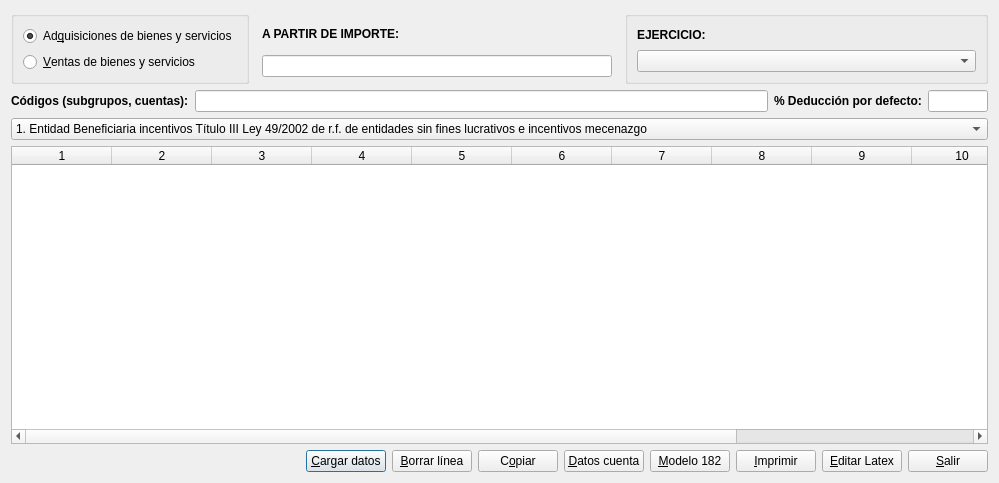
<?xml version="1.0" encoding="UTF-8"?>
<ui version="4.0">
 <author>José Manuel Díez Botella</author>
 <class>relop</class>
 <widget class="QDialog" name="relop">
  <property name="geometry">
   <rect>
    <x>0</x>
    <y>0</y>
    <width>999</width>
    <height>483</height>
   </rect>
  </property>
  <property name="windowTitle">
   <string>Relación de operaciones con terceras personas según diario</string>
  </property>
  <layout class="QVBoxLayout" name="verticalLayout">
   <item>
    <layout class="QHBoxLayout">
     <property name="spacing">
      <number>6</number>
     </property>
     <property name="leftMargin">
      <number>0</number>
     </property>
     <property name="topMargin">
      <number>0</number>
     </property>
     <property name="rightMargin">
      <number>0</number>
     </property>
     <property name="bottomMargin">
      <number>0</number>
     </property>
     <item>
      <widget class="QGroupBox" name="groupBox">
       <property name="title">
        <string/>
       </property>
       <layout class="QVBoxLayout">
        <property name="spacing">
         <number>6</number>
        </property>
        <property name="leftMargin">
         <number>9</number>
        </property>
        <property name="topMargin">
         <number>9</number>
        </property>
        <property name="rightMargin">
         <number>9</number>
        </property>
        <property name="bottomMargin">
         <number>9</number>
        </property>
        <item>
         <widget class="QRadioButton" name="radioButton1">
          <property name="text">
           <string>Ad&amp;quisiciones de bienes y servicios</string>
          </property>
          <property name="checked">
           <bool>true</bool>
          </property>
         </widget>
        </item>
        <item>
         <widget class="QRadioButton" name="radioButton2">
          <property name="text">
           <string>&amp;Ventas de bienes y servicios</string>
          </property>
         </widget>
        </item>
       </layout>
      </widget>
     </item>
     <item>
      <layout class="QVBoxLayout">
       <property name="spacing">
        <number>4</number>
       </property>
       <property name="leftMargin">
        <number>7</number>
       </property>
       <property name="topMargin">
        <number>7</number>
       </property>
       <property name="rightMargin">
        <number>7</number>
       </property>
       <property name="bottomMargin">
        <number>7</number>
       </property>
       <item>
        <widget class="QLabel" name="textLabel1">
         <property name="text">
          <string>&lt;b&gt;A PARTIR DE IMPORTE:&lt;/b&gt;</string>
         </property>
         <property name="wordWrap">
          <bool>false</bool>
         </property>
        </widget>
       </item>
       <item>
        <widget class="QLineEdit" name="importelineEdit"/>
       </item>
      </layout>
     </item>
     <item>
      <widget class="QGroupBox" name="groupBox_2">
       <property name="title">
        <string/>
       </property>
       <layout class="QVBoxLayout">
        <property name="spacing">
         <number>6</number>
        </property>
        <property name="leftMargin">
         <number>9</number>
        </property>
        <property name="topMargin">
         <number>9</number>
        </property>
        <property name="rightMargin">
         <number>9</number>
        </property>
        <property name="bottomMargin">
         <number>9</number>
        </property>
        <item>
         <widget class="QLabel" name="textLabel2">
          <property name="text">
           <string>&lt;b&gt;EJERCICIO:&lt;/b&gt;</string>
          </property>
          <property name="wordWrap">
           <bool>false</bool>
          </property>
         </widget>
        </item>
        <item>
         <widget class="QComboBox" name="ejerciciocomboBox">
          <property name="sizePolicy">
           <sizepolicy hsizetype="Expanding" vsizetype="Fixed">
            <horstretch>0</horstretch>
            <verstretch>0</verstretch>
           </sizepolicy>
          </property>
         </widget>
        </item>
       </layout>
      </widget>
     </item>
    </layout>
   </item>
   <item>
    <layout class="QHBoxLayout">
     <property name="spacing">
      <number>6</number>
     </property>
     <property name="leftMargin">
      <number>0</number>
     </property>
     <property name="topMargin">
      <number>0</number>
     </property>
     <property name="rightMargin">
      <number>0</number>
     </property>
     <property name="bottomMargin">
      <number>0</number>
     </property>
     <item>
      <widget class="QLabel" name="textLabel1_3">
       <property name="text">
        <string>&lt;b&gt;Códigos (subgrupos, cuentas):&lt;/b&gt;</string>
       </property>
       <property name="textFormat">
        <enum>Qt::RichText</enum>
       </property>
       <property name="alignment">
        <set>Qt::AlignVCenter</set>
       </property>
       <property name="wordWrap">
        <bool>false</bool>
       </property>
      </widget>
     </item>
     <item>
      <widget class="QLineEdit" name="codigoslineEdit"/>
     </item>
     <item>
      <widget class="QLabel" name="deduclabel">
       <property name="font">
        <font>
         <weight>75</weight>
         <bold>true</bold>
        </font>
       </property>
       <property name="text">
        <string>% Deducción por defecto:</string>
       </property>
      </widget>
     </item>
     <item>
      <widget class="QLineEdit" name="deduclineEdit">
       <property name="maximumSize">
        <size>
         <width>60</width>
         <height>16777215</height>
        </size>
       </property>
      </widget>
     </item>
    </layout>
   </item>
   <item>
    <widget class="QComboBox" name="naturalezacomboBox">
     <item>
      <property name="text">
       <string>1. Entidad Beneficiaria incentivos Título III Ley 49/2002 de r.f. de entidades sin fines lucrativos e incentivos mecenazgo</string>
      </property>
     </item>
     <item>
      <property name="text">
       <string>2. Fundación o asociación declarada de utilidad pública art. 68.3.b) Ley IRPF</string>
      </property>
     </item>
     <item>
      <property name="text">
       <string>3. Titular o administrador de un patrimonio protegido Ley 41/2003 de protección patrimonial de personas con discapacidad</string>
      </property>
     </item>
     <item>
      <property name="text">
       <string>4. Partidos Políticos, Federaciones, Coaliciones o Agrupaciones de Electores</string>
      </property>
     </item>
    </widget>
   </item>
   <item>
    <widget class="QTableWidget" name="tabla">
     <property name="columnCount">
      <number>12</number>
     </property>
     <column/>
     <column/>
     <column/>
     <column/>
     <column/>
     <column/>
     <column/>
     <column/>
     <column/>
     <column/>
     <column/>
     <column/>
    </widget>
   </item>
   <item>
    <layout class="QHBoxLayout">
     <property name="spacing">
      <number>6</number>
     </property>
     <property name="leftMargin">
      <number>0</number>
     </property>
     <property name="topMargin">
      <number>0</number>
     </property>
     <property name="rightMargin">
      <number>0</number>
     </property>
     <property name="bottomMargin">
      <number>0</number>
     </property>
     <item>
      <spacer>
       <property name="orientation">
        <enum>Qt::Horizontal</enum>
       </property>
       <property name="sizeHint" stdset="0">
        <size>
         <width>40</width>
         <height>20</height>
        </size>
       </property>
      </spacer>
     </item>
     <item>
      <widget class="QPushButton" name="cargapushButton">
       <property name="text">
        <string>&amp;Cargar datos</string>
       </property>
       <property name="icon">
        <iconset resource="keme.qrc">
         <normaloff>:/iconos/graf/rayo.png</normaloff>:/iconos/graf/rayo.png</iconset>
       </property>
       <property name="shortcut">
        <string>Alt+C</string>
       </property>
      </widget>
     </item>
     <item>
      <widget class="QPushButton" name="borrarpushButton">
       <property name="text">
        <string>&amp;Borrar línea</string>
       </property>
       <property name="icon">
        <iconset resource="keme.qrc">
         <normaloff>:/iconos/graf/borrar.png</normaloff>:/iconos/graf/borrar.png</iconset>
       </property>
      </widget>
     </item>
     <item>
      <widget class="QPushButton" name="copiarpushButton">
       <property name="text">
        <string>C&amp;opiar</string>
       </property>
       <property name="icon">
        <iconset resource="keme.qrc">
         <normaloff>:/iconos/graf/copiar.png</normaloff>:/iconos/graf/copiar.png</iconset>
       </property>
      </widget>
     </item>
     <item>
      <widget class="QPushButton" name="datospushButton">
       <property name="text">
        <string>&amp;Datos cuenta</string>
       </property>
       <property name="icon">
        <iconset resource="keme.qrc">
         <normaloff>:/iconos/graf/text-x-vcard.png</normaloff>:/iconos/graf/text-x-vcard.png</iconset>
       </property>
       <property name="shortcut">
        <string>Alt+C</string>
       </property>
      </widget>
     </item>
     <item>
      <widget class="QPushButton" name="m182pushButton">
       <property name="text">
        <string>&amp;Modelo 182</string>
       </property>
       <property name="icon">
        <iconset resource="keme.qrc">
         <normaloff>:/iconos/graf/aeat.png</normaloff>:/iconos/graf/aeat.png</iconset>
       </property>
      </widget>
     </item>
     <item>
      <widget class="QPushButton" name="imprimepushButton">
       <property name="text">
        <string>&amp;Imprimir</string>
       </property>
       <property name="icon">
        <iconset resource="keme.qrc">
         <normaloff>:/iconos/graf/printer.png</normaloff>:/iconos/graf/printer.png</iconset>
       </property>
       <property name="shortcut">
        <string>Alt+I</string>
       </property>
      </widget>
     </item>
     <item>
      <widget class="QPushButton" name="latexpushButton">
       <property name="text">
        <string>&amp;Editar Latex</string>
       </property>
       <property name="icon">
        <iconset resource="keme.qrc">
         <normaloff>:/iconos/graf/tex.png</normaloff>:/iconos/graf/tex.png</iconset>
       </property>
      </widget>
     </item>
     <item>
      <widget class="QPushButton" name="salirpushButton">
       <property name="text">
        <string>&amp;Salir</string>
       </property>
       <property name="icon">
        <iconset resource="keme.qrc">
         <normaloff>:/iconos/graf/application-exit.png</normaloff>:/iconos/graf/application-exit.png</iconset>
       </property>
       <property name="shortcut">
        <string>Alt+S</string>
       </property>
      </widget>
     </item>
    </layout>
   </item>
  </layout>
 </widget>
 <layoutdefault spacing="6" margin="11"/>
 <tabstops>
  <tabstop>radioButton1</tabstop>
  <tabstop>radioButton2</tabstop>
  <tabstop>importelineEdit</tabstop>
  <tabstop>ejerciciocomboBox</tabstop>
  <tabstop>codigoslineEdit</tabstop>
  <tabstop>deduclineEdit</tabstop>
  <tabstop>naturalezacomboBox</tabstop>
  <tabstop>tabla</tabstop>
  <tabstop>cargapushButton</tabstop>
  <tabstop>borrarpushButton</tabstop>
  <tabstop>copiarpushButton</tabstop>
  <tabstop>datospushButton</tabstop>
  <tabstop>m182pushButton</tabstop>
  <tabstop>imprimepushButton</tabstop>
  <tabstop>latexpushButton</tabstop>
  <tabstop>salirpushButton</tabstop>
 </tabstops>
 <resources>
  <include location="keme.qrc"/>
 </resources>
 <connections>
  <connection>
   <sender>salirpushButton</sender>
   <signal>clicked()</signal>
   <receiver>relop</receiver>
   <slot>accept()</slot>
   <hints>
    <hint type="sourcelabel">
     <x>993</x>
     <y>459</y>
    </hint>
    <hint type="destinationlabel">
     <x>20</x>
     <y>20</y>
    </hint>
   </hints>
  </connection>
 </connections>
</ui>
